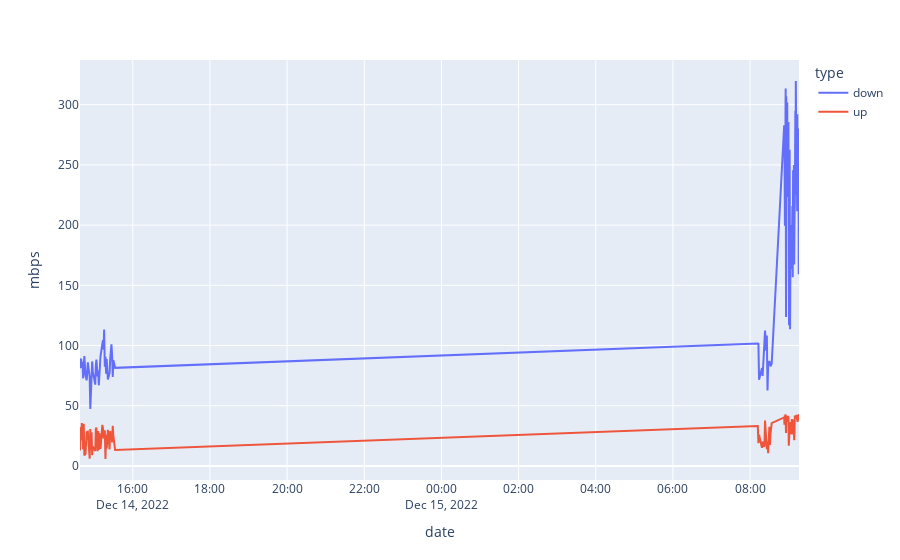

Notebook code for this chart:
### Code cell
wait = 0.0 # min
loops = 60

for i in range(loops):
    print(i+1, ")", dt.datetime.now())

    data_df = run_speedtest(speedtest_name, options)
    if data_df is None:
        print("No results returned")
    else:
        history_df = update_history_df(data_df, history_file)
    
    if i < loops:
        clear_output(wait=False)
        print(f"{i+1}/{loops} -- Waiting for {wait*60} seconds")
        time.sleep(wait * 60)

    show_updated_speed(history_df)

print("Done")
